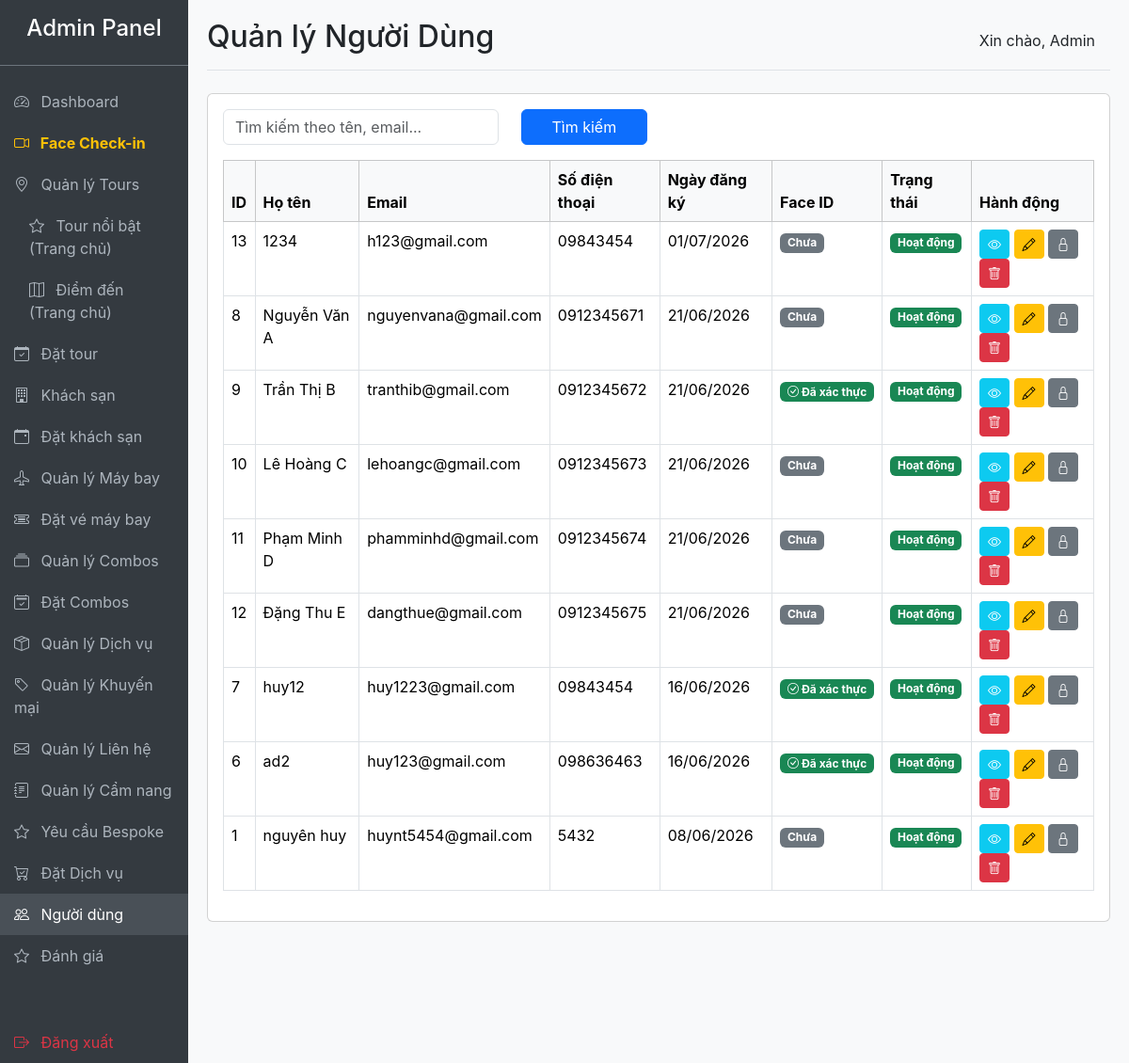
/travel-booking/admin/users.php (signed in), run on the app's committed database.
### tables this page shows
CREATE TABLE `users` (
  `id` bigint(20) NOT NULL,
  `full_name` varchar(255) NOT NULL,
  `email` varchar(255) NOT NULL,
  `password_hash` text NOT NULL,
  `phone` varchar(20) DEFAULT NULL,
  `avatar` text DEFAULT NULL,
  `role` enum('admin','user') DEFAULT 'user',
  `status` enum('active','inactive','banned') DEFAULT 'active',
  `created_at` timestamp NOT NULL DEFAULT current_timestamp(),
  `updated_at` timestamp NOT NULL DEFAULT current_timestamp() ON UPDATE current_timestamp(),
  `face_descriptor` text DEFAULT NULL,
  `reset_token` varchar(64) DEFAULT NULL,
  `reset_expires` datetime DEFAULT NULL,
  `face_image` varchar(255) DEFAULT NULL
);

### travel-booking/admin/users.php (the view, shortened to what this page needs)
<?php
require '../includes/db.php';
$search = $_GET['search'] ?? '';
$search_query = "";
$sql = "SELECT * FROM users WHERE role = 'user' $search_query ORDER BY created_at DESC";
$result = mysqli_query($conn, $sql);
include 'includes/admin-header.php';
?>
<div class="card">
    <div class="card-body">
        <form method="GET" action="users.php" class="row mb-3">
            <div class="col-md-4">
                <input type="text" name="search" class="form-control" placeholder="Tìm kiếm theo tên, email..."
                    value="<?= htmlspecialchars($search) ?>">
            </div>
            <div class="col-md-2">
                <button type="submit" class="btn btn-primary w-100">Tìm kiếm</button>
            </div>
        </form>
        <table class="table table-bordered table-hover mt-3">
            <thead class="table-light">
                <tr>
                    <th>ID</th>
                    <th>Họ tên</th>
                    <th>Email</th>
                    <th>Số điện thoại</th>
                    <th>Ngày đăng ký</th>
                    <th>Face ID</th>
                    <th>Trạng thái</th>
                    <th>Hành động</th>
                </tr>
            </thead>
            <tbody>
                <?php if (mysqli_num_rows($result) > 0): ?>
                    <?php while ($u = mysqli_fetch_assoc($result)): ?>
                        <tr>
                            <td><?= $u['id'] ?></td>
                            <td><?= htmlspecialchars($u['full_name']) ?></td>
                            <td><?= htmlspecialchars($u['email']) ?></td>
                            <td><?= htmlspecialchars($u['phone'] ?? 'Chưa cập nhật') ?></td>
                            <td><?= date('d/m/Y', strtotime($u['created_at'])) ?></td>
                            <td>
                                <?php if (!empty($u['face_descriptor'])): ?>
                                    <span class="badge bg-success"><i class="bi bi-check-circle"></i> Đã xác thực</span>
                                <?php else: ?>
                                    <span class="badge bg-secondary">Chưa</span>
                                <?php endif; ?>
                            </td>
                            <td>
                                <?php if ($u['status'] == 'active'): ?>
                                    <span class="badge bg-success">Hoạt động</span>
                                <?php else: ?>
                                    <span class="badge bg-danger">Bị khóa</span>
                                <?php endif; ?>
                            </td>
                            <td>
                                <a href="user-detail.php?id=<?= $u['id'] ?>" class="btn btn-sm btn-info text-white"
                                    title="Chi tiết"><i class="bi bi-eye"></i></a>
                                <a href="edit-user.php?id=<?= $u['id'] ?>" class="btn btn-sm btn-warning"
                                    title="Chỉnh sửa"><i class="bi bi-pencil"></i></a>
                                <?php if ($u['status'] == 'active'): ?>
                                    <a href="users.php?action=ban&id=<?= $u['id'] ?>" class="btn btn-sm btn-secondary"
                                        title="Khóa tài khoản" onclick="return confirm('Khóa tài khoản này?');"><i
                                            class="bi bi-lock"></i></a>
                                <?php else: ?>
                                    <a href="users.php?action=unban&id=<?= $u['id'] ?>" class="btn btn-sm btn-success"
                                        title="Mở khóa" onclick="return confirm('Mở khóa tài khoản này?');"><i
                                            class="bi bi-unlock"></i></a>
                                <?php endif; ?>
                                <a href="delete-user.php?id=<?= $u['id'] ?>" class="btn btn-sm btn-danger"
                                    title="Xóa vĩnh viễn" onclick="return confirm('Bạn có chắc chắn muốn xóa vĩnh viễn người dùng này không?');"><i
                                        class="bi bi-trash"></i></a>
                            </td>
                        </tr>
                    <?php endwhile; ?>
                <?php else: ?>
                    <tr>
                        <td colspan="8" class="text-center">Không tìm thấy người dùng nào.</td>
                    </tr>
                <?php endif; ?>
            </tbody>
        </table>
    </div>
</div>
<?php include 'includes/admin-footer.php'; ?>

### travel-booking/admin/includes/admin-header.php (style rules this page uses)
body { font-family: 'Inter', sans-serif; background-color: #f8f9fa; }

### data on the page
users: id "13", full_name "1234", email "h123@gmail.com", phone "09843454", created_at "01/07/2026", shows "Chưa", status "Hoạt động"
users: id "8", full_name "Nguyễn Văn A", email "nguyenvana@gmail.com", phone "0912345671", created_at "21/06/2026", shows "Chưa", status "Hoạt động"
users: id "9", full_name "Trần Thị B", email "tranthib@gmail.com", phone "0912345672", created_at "21/06/2026", shows "Đã xác thực", status "Hoạt động"
users: id "10", full_name "Lê Hoàng C", email "lehoangc@gmail.com", phone "0912345673", created_at "21/06/2026", shows "Chưa", status "Hoạt động"
users: id "11", full_name "Phạm Minh D", email "phamminhd@gmail.com", phone "0912345674", created_at "21/06/2026", shows "Chưa", status "Hoạt động"
users: id "12", full_name "Đặng Thu E", email "dangthue@gmail.com", phone "0912345675", created_at "21/06/2026", shows "Chưa", status "Hoạt động"
users: id "7", full_name "huy12", email "huy1223@gmail.com", phone "09843454", created_at "16/06/2026", shows "Đã xác thực", status "Hoạt động"
users: id "6", full_name "ad2", email "huy123@gmail.com", phone "098636463", created_at "16/06/2026", shows "Đã xác thực", status "Hoạt động"
users: id "1", full_name "nguyên huy", email "huynt5454@gmail.com", phone "5432", created_at "08/06/2026", shows "Chưa", status "Hoạt động"

### other printed values
$page_title "Quản lý Người Dùng"
